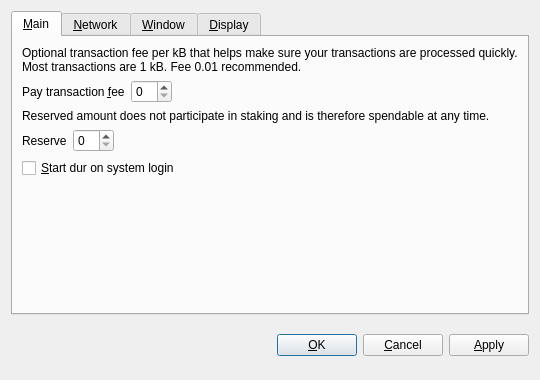
<?xml version="1.0" encoding="UTF-8"?>
<ui version="4.0">
 <class>OptionsDialog</class>
 <widget class="QDialog" name="OptionsDialog">
  <property name="geometry">
   <rect>
    <x>0</x>
    <y>0</y>
    <width>540</width>
    <height>380</height>
   </rect>
  </property>
  <property name="windowTitle">
   <string>Options</string>
  </property>
  <property name="modal">
   <bool>true</bool>
  </property>
  <layout class="QVBoxLayout" name="verticalLayout">
   <item>
    <widget class="QTabWidget" name="tabWidget">
     <property name="tabPosition">
      <enum>QTabWidget::North</enum>
     </property>
     <property name="currentIndex">
      <number>0</number>
     </property>
     <widget class="QWidget" name="tabMain">
      <attribute name="title">
       <string>&amp;Main</string>
      </attribute>
      <layout class="QVBoxLayout" name="verticalLayout_Main">
       <item>
        <widget class="QLabel" name="transactionFeeInfoLabel">
         <property name="text">
          <string>Optional transaction fee per kB that helps make sure your transactions are processed quickly. Most transactions are 1 kB. Fee 0.01 recommended.</string>
         </property>
         <property name="textFormat">
          <enum>Qt::PlainText</enum>
         </property>
         <property name="wordWrap">
          <bool>true</bool>
         </property>
        </widget>
       </item>
       <item>
        <layout class="QHBoxLayout" name="horizontalLayoutFee">
         <item>
          <widget class="QLabel" name="transactionFeeLabel">
           <property name="text">
            <string>Pay transaction &amp;fee</string>
           </property>
           <property name="textFormat">
            <enum>Qt::PlainText</enum>
           </property>
           <property name="buddy">
            <cstring>transactionFee</cstring>
           </property>
          </widget>
         </item>
         <item>
          <widget class="BitcoinAmountField" name="transactionFee"/>
         </item>
         <item>
          <spacer name="horizontalSpacerFee">
           <property name="orientation">
            <enum>Qt::Horizontal</enum>
           </property>
           <property name="sizeHint" stdset="0">
            <size>
             <width>40</width>
             <height>20</height>
            </size>
           </property>
          </spacer>
         </item>
        </layout>
       </item>
       <item>
        <widget class="QLabel" name="reserveBalanceInfoLabel">
         <property name="text">
          <string>Reserved amount does not participate in staking and is therefore spendable at any time.</string>
         </property>
         <property name="textFormat">
          <enum>Qt::PlainText</enum>
         </property>
         <property name="wordWrap">
          <bool>true</bool>
         </property>
        </widget>
       </item>
       <item>
        <layout class="QHBoxLayout" name="horizontalLayoutReserveBalance">
         <item>
          <widget class="QLabel" name="reserveBalanceLabel">
           <property name="text">
            <string>Reserve</string>
           </property>
           <property name="textFormat">
            <enum>Qt::PlainText</enum>
           </property>
           <property name="buddy">
            <cstring>reserveBalance</cstring>
           </property>
          </widget>
         </item>
         <item>
          <widget class="BitcoinAmountField" name="reserveBalance"/>
         </item>
         <item>
          <spacer name="horizontalSpacerReserveBalance">
           <property name="orientation">
            <enum>Qt::Horizontal</enum>
           </property>
           <property name="sizeHint" stdset="0">
            <size>
             <width>40</width>
             <height>20</height>
            </size>
           </property>
          </spacer>
         </item>
        </layout>
       </item>
       <item>
        <widget class="QCheckBox" name="bitcoinAtStartup">
         <property name="toolTip">
          <string>Automatically start dur after logging in to the system.</string>
         </property>
         <property name="text">
          <string>&amp;Start dur on system login</string>
         </property>
        </widget>
       </item>
       <item>
        <spacer name="verticalSpacer_Main">
         <property name="orientation">
          <enum>Qt::Vertical</enum>
         </property>
         <property name="sizeHint" stdset="0">
          <size>
           <width>20</width>
           <height>40</height>
          </size>
         </property>
        </spacer>
       </item>
      </layout>
     </widget>
     <widget class="QWidget" name="tabNetwork">
      <attribute name="title">
       <string>&amp;Network</string>
      </attribute>
      <layout class="QVBoxLayout" name="verticalLayout_Network">
       <item>
        <widget class="QCheckBox" name="mapPortUpnp">
         <property name="toolTip">
          <string>Automatically open the dur client port on the router. This only works when your router supports UPnP and it is enabled.</string>
         </property>
         <property name="text">
          <string>Map port using &amp;UPnP</string>
         </property>
        </widget>
       </item>
       <item>
        <widget class="QCheckBox" name="connectSocks">
         <property name="toolTip">
          <string>Connect to the dur network through a SOCKS proxy (e.g. when connecting through Tor).</string>
         </property>
         <property name="text">
          <string>&amp;Connect through SOCKS proxy:</string>
         </property>
        </widget>
       </item>
       <item>
        <layout class="QHBoxLayout" name="horizontalLayout_Network">
         <item>
          <widget class="QLabel" name="proxyIpLabel">
           <property name="text">
            <string>Proxy &amp;IP:</string>
           </property>
           <property name="textFormat">
            <enum>Qt::PlainText</enum>
           </property>
           <property name="buddy">
            <cstring>proxyIp</cstring>
           </property>
          </widget>
         </item>
         <item>
          <widget class="QValidatedLineEdit" name="proxyIp">
           <property name="maximumSize">
            <size>
             <width>140</width>
             <height>16777215</height>
            </size>
           </property>
           <property name="toolTip">
            <string>IP address of the proxy (e.g. 127.0.0.1)</string>
           </property>
          </widget>
         </item>
         <item>
          <widget class="QLabel" name="proxyPortLabel">
           <property name="text">
            <string>&amp;Port:</string>
           </property>
           <property name="textFormat">
            <enum>Qt::PlainText</enum>
           </property>
           <property name="buddy">
            <cstring>proxyPort</cstring>
           </property>
          </widget>
         </item>
         <item>
          <widget class="QLineEdit" name="proxyPort">
           <property name="maximumSize">
            <size>
             <width>55</width>
             <height>16777215</height>
            </size>
           </property>
           <property name="toolTip">
            <string>Port of the proxy (e.g. 9050)</string>
           </property>
          </widget>
         </item>
         <item>
          <widget class="QLabel" name="socksVersionLabel">
           <property name="text">
            <string>SOCKS &amp;Version:</string>
           </property>
           <property name="textFormat">
            <enum>Qt::PlainText</enum>
           </property>
           <property name="buddy">
            <cstring>socksVersion</cstring>
           </property>
          </widget>
         </item>
         <item>
          <widget class="QValueComboBox" name="socksVersion">
           <property name="toolTip">
            <string>SOCKS version of the proxy (e.g. 5)</string>
           </property>
          </widget>
         </item>
         <item>
          <spacer name="horizontalSpacer_Network">
           <property name="orientation">
            <enum>Qt::Horizontal</enum>
           </property>
           <property name="sizeHint" stdset="0">
            <size>
             <width>40</width>
             <height>20</height>
            </size>
           </property>
          </spacer>
         </item>
        </layout>
       </item>
       <item>
        <spacer name="verticalSpacer_Network">
         <property name="orientation">
          <enum>Qt::Vertical</enum>
         </property>
         <property name="sizeHint" stdset="0">
          <size>
           <width>20</width>
           <height>40</height>
          </size>
         </property>
        </spacer>
       </item>
      </layout>
     </widget>
     <widget class="QWidget" name="tabWindow">
      <attribute name="title">
       <string>&amp;Window</string>
      </attribute>
      <layout class="QVBoxLayout" name="verticalLayout_Window">
       <item>
        <widget class="QCheckBox" name="minimizeToTray">
         <property name="toolTip">
          <string>Show only a tray icon after minimizing the window.</string>
         </property>
         <property name="text">
          <string>&amp;Minimize to the tray instead of the taskbar</string>
         </property>
        </widget>
       </item>
       <item>
        <widget class="QCheckBox" name="minimizeOnClose">
         <property name="toolTip">
          <string>Minimize instead of exit the application when the window is closed. When this option is enabled, the application will be closed only after selecting Quit in the menu.</string>
         </property>
         <property name="text">
          <string>M&amp;inimize on close</string>
         </property>
        </widget>
       </item>
       <item>
        <spacer name="verticalSpacer_Window">
         <property name="orientation">
          <enum>Qt::Vertical</enum>
         </property>
         <property name="sizeHint" stdset="0">
          <size>
           <width>20</width>
           <height>40</height>
          </size>
         </property>
        </spacer>
       </item>
      </layout>
     </widget>
     <widget class="QWidget" name="tabDisplay">
      <attribute name="title">
       <string>&amp;Display</string>
      </attribute>
      <layout class="QVBoxLayout" name="verticalLayout_Display">
       <item>
        <layout class="QHBoxLayout" name="horizontalLayout_1_Display">
         <item>
          <widget class="QLabel" name="langLabel">
           <property name="text">
            <string>User Interface &amp;language:</string>
           </property>
           <property name="textFormat">
            <enum>Qt::PlainText</enum>
           </property>
           <property name="buddy">
            <cstring>lang</cstring>
           </property>
          </widget>
         </item>
         <item>
          <widget class="QValueComboBox" name="lang">
           <property name="toolTip">
            <string>The user interface language can be set here. This setting will take effect after restarting dur.</string>
           </property>
          </widget>
         </item>
        </layout>
       </item>
       <item>
        <layout class="QHBoxLayout" name="horizontalLayout_2_Display">
         <item>
          <widget class="QLabel" name="unitLabel">
           <property name="text">
            <string>&amp;Unit to show amounts in:</string>
           </property>
           <property name="textFormat">
            <enum>Qt::PlainText</enum>
           </property>
           <property name="buddy">
            <cstring>unit</cstring>
           </property>
          </widget>
         </item>
         <item>
          <widget class="QValueComboBox" name="unit">
           <property name="toolTip">
            <string>Choose the default subdivision unit to show in the interface and when sending coins.</string>
           </property>
          </widget>
         </item>
        </layout>
       </item>
       <item>
        <widget class="QCheckBox" name="displayAddresses">
         <property name="toolTip">
          <string>Whether to show dur addresses in the transaction list or not.</string>
         </property>
         <property name="text">
          <string>&amp;Display addresses in transaction list</string>
         </property>
        </widget>
       </item>
       <item>
        <widget class="QCheckBox" name="coinControlFeatures">
         <property name="toolTip">
          <string>Whether to show coin control features or not.</string>
         </property>
         <property name="text">
          <string>Display coin &amp;control features (experts only!)</string>
         </property>
        </widget>
       </item>
       <item>
        <spacer name="verticalSpacer_Display">
         <property name="orientation">
          <enum>Qt::Vertical</enum>
         </property>
         <property name="sizeHint" stdset="0">
          <size>
           <width>20</width>
           <height>40</height>
          </size>
         </property>
        </spacer>
       </item>
      </layout>
     </widget>
    </widget>
   </item>
   <item>
    <layout class="QHBoxLayout" name="horizontalLayout_Buttons">
     <item>
      <spacer name="horizontalSpacer_1">
       <property name="orientation">
        <enum>Qt::Horizontal</enum>
       </property>
       <property name="sizeHint" stdset="0">
        <size>
         <width>40</width>
         <height>48</height>
        </size>
       </property>
      </spacer>
     </item>
     <item>
      <widget class="QLabel" name="statusLabel">
       <property name="font">
        <font>
         <weight>75</weight>
         <bold>true</bold>
        </font>
       </property>
       <property name="text">
        <string/>
       </property>
       <property name="textFormat">
        <enum>Qt::PlainText</enum>
       </property>
       <property name="wordWrap">
        <bool>true</bool>
       </property>
      </widget>
     </item>
     <item>
      <spacer name="horizontalSpacer_2">
       <property name="orientation">
        <enum>Qt::Horizontal</enum>
       </property>
       <property name="sizeHint" stdset="0">
        <size>
         <width>40</width>
         <height>48</height>
        </size>
       </property>
      </spacer>
     </item>
     <item>
      <widget class="QPushButton" name="okButton">
       <property name="text">
        <string>&amp;OK</string>
       </property>
      </widget>
     </item>
     <item>
      <widget class="QPushButton" name="cancelButton">
       <property name="text">
        <string>&amp;Cancel</string>
       </property>
       <property name="autoDefault">
        <bool>false</bool>
       </property>
      </widget>
     </item>
     <item>
      <widget class="QPushButton" name="applyButton">
       <property name="text">
        <string>&amp;Apply</string>
       </property>
       <property name="autoDefault">
        <bool>false</bool>
       </property>
      </widget>
     </item>
    </layout>
   </item>
  </layout>
 </widget>
 <customwidgets>
  <customwidget>
   <class>BitcoinAmountField</class>
   <extends>QSpinBox</extends>
   <header>bitcoinamountfield.h</header>
  </customwidget>
  <customwidget>
   <class>QValueComboBox</class>
   <extends>QComboBox</extends>
   <header>qvaluecombobox.h</header>
  </customwidget>
  <customwidget>
   <class>QValidatedLineEdit</class>
   <extends>QLineEdit</extends>
   <header>qvalidatedlineedit.h</header>
  </customwidget>
 </customwidgets>
 <resources/>
 <connections/>
</ui>
